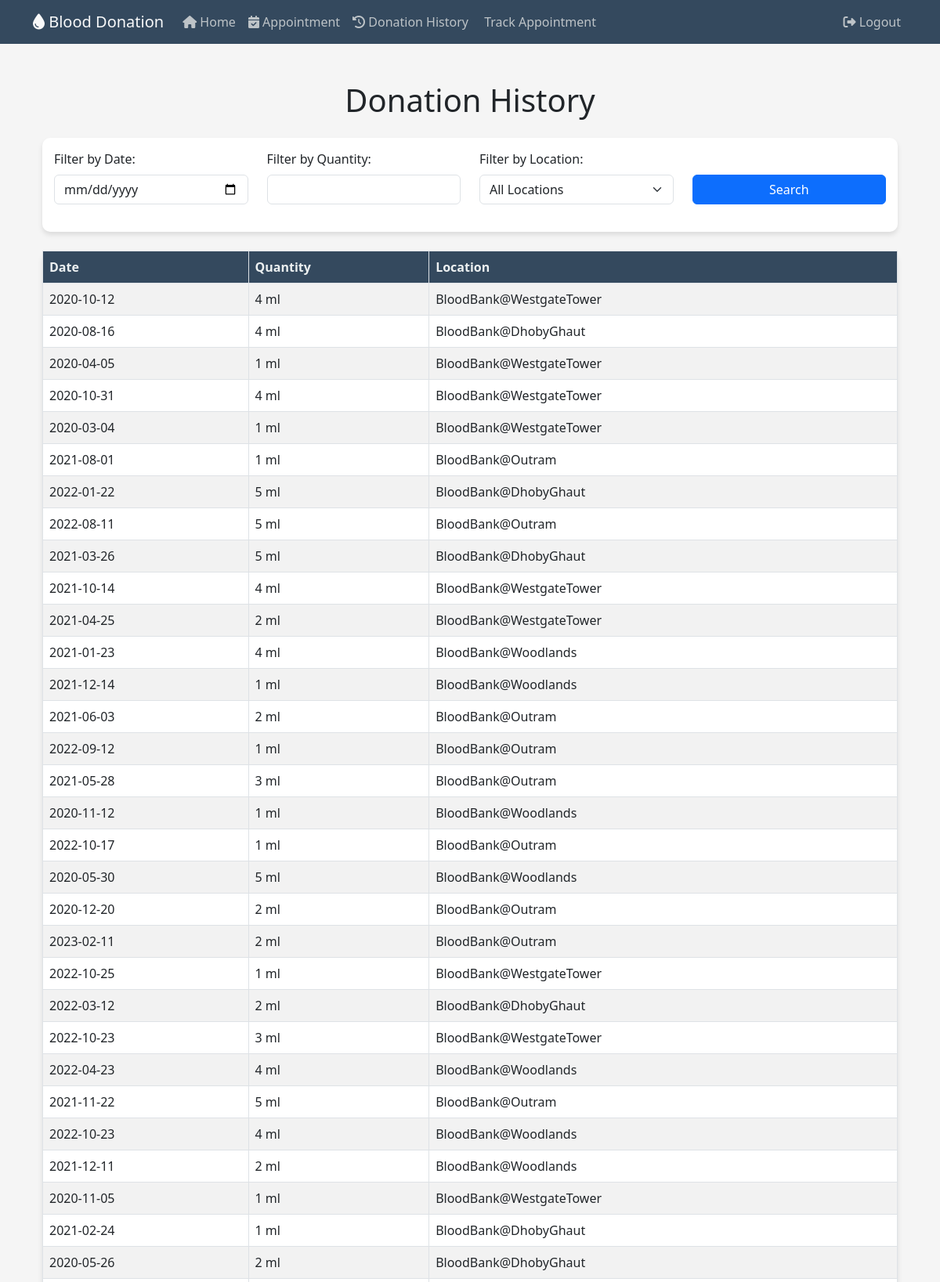
/donationhistory (signed in, upper part), run on the app's committed database.
### website/models.py (models this page shows)
class Donations(db.Model):
    DonationID = db.Column(db.Integer, primary_key=True, autoincrement=True)
    DonorID = db.Column(db.Integer, db.ForeignKey('donors.DonorID'))
    DonationDate = db.Column(db.Date, nullable=False)
    Quantity = db.Column(db.Integer, nullable=False)
    Location = db.Column(db.String(50), nullable=False)

### website/views.py (the view)
@views.route('/donationhistory')
def donationhistory():
    logged_in_user_email = session['email']
    user = Users.get_by_email(logged_in_user_email)
    donor_id = user.donor.DonorID
    stmt = select(Donations.DonationDate, Donations.Quantity, Donations.Location).where(Donations.DonorID == donor_id)
    result = db.session.execute(stmt)
    donations = result.fetchall()
    return render_template('donationhistory.html', donations=donations)

### website/models.py (called while the page is built)
    def get_by_email(email):
        return Users.query.filter_by(Email=email).first()

### website/templates/donationhistory.html (shortened to what this page needs)
{% extends "base.html" %}
{% block text %}
<div class="container my-5">
    <h1 class="mb-4">Donation History</h1>
    <div class="form-custom mb-4">
        <div class="row">
            <div class="col-md-3 filter-input">
                <label for="filter-date" class="form-label">Filter by Date:</label>
                <input type="date" class="form-control" id="filter-date">
            </div>
            <div class="col-md-3 filter-input">
                <label for="filter-quantity" class="form-label">Filter by Quantity:</label>
                <input type="number" class="form-control" id="filter-quantity">
            </div>
            <div class="col-md-3 filter-input">
                <label for="filter-location" class="form-label">Filter by Location:</label>
                <select class="form-select" id="filter-location">
                    <option value="">All Locations</option>
                </select>
            </div>
            <div class="col-md-3 filter-input d-flex align-items-end">
                <button class="btn btn-primary" id="search-btn">Search</button>
            </div>
        </div>
    </div>
    <table class="table table-striped table-bordered table-custom">
        <thead>
            <tr>
                <th>Date</th>
                <th>Quantity</th>
                <th>Location</th>
            </tr>
        </thead>
        <tbody>
            {% for donation in donations %}
                <tr>
                    <td>{{ donation[0] }}</td>
                    <td>{{ donation[1] }} ml</td>
                    <td>{{ donation[2] }}</td>
                </tr>
            {% else %}
                <tr>
                    <td colspan="3" class="text-center">No donations available</td>
                </tr>
            {% endfor %}
        </tbody>
    </table>
</div>
{% endblock %}

### website/static/styles.css (style rules this page uses)
body { font-family: 'Poppins', sans-serif; background-color: #f5f5f5 !important; }
h1 { font-size: 36px; margin: 20px 0; text-align: center; color: #4a4a4a; }
.btn-primary { background-color: #007bff; border-color: #007bff; transition: background-color 0.3s, border-color 0.3s; }

### website/templates/donationhistory.html (style rules this page uses)
.table-custom { background-color: #fff; border-radius: 10px; box-shadow: 0 4px 6px rgba(0, 0, 0, 0.1); }
.table-custom thead th { background-color: #34495e; color: #ecf0f1; }
.form-custom { padding: 15px; background-color: #fff; border-radius: 10px; box-shadow: 0 4px 6px rgba(0, 0, 0, 0.1); }
.filter-input { margin-bottom: 20px; }
#search-btn { width: 100%; margin-top: 30px; }

### data on the page
Donations: DonationDate "2020-10-12", Quantity "4", Location "BloodBank@WestgateTower"
Donations: DonationDate "2020-08-16", Quantity "4", Location "BloodBank@DhobyGhaut"
Donations: DonationDate "2020-04-05", Quantity "1", Location "BloodBank@WestgateTower"
Donations: DonationDate "2020-10-31", Quantity "4", Location "BloodBank@WestgateTower"
Donations: DonationDate "2020-03-04", Quantity "1", Location "BloodBank@WestgateTower"
Donations: DonationDate "2021-08-01", Quantity "1", Location "BloodBank@Outram"
Donations: DonationDate "2022-01-22", Quantity "5", Location "BloodBank@DhobyGhaut"
Donations: DonationDate "2022-08-11", Quantity "5", Location "BloodBank@Outram"
Donations: DonationDate "2021-03-26", Quantity "5", Location "BloodBank@DhobyGhaut"
Donations: DonationDate "2021-10-14", Quantity "4", Location "BloodBank@WestgateTower"
Donations: DonationDate "2021-04-25", Quantity "2", Location "BloodBank@WestgateTower"
Donations: DonationDate "2021-01-23", Quantity "4", Location "BloodBank@Woodlands"
Donations: DonationDate "2021-12-14", Quantity "1", Location "BloodBank@Woodlands"
Donations: DonationDate "2021-06-03", Quantity "2", Location "BloodBank@Outram"
Donations: DonationDate "2022-09-12", Quantity "1", Location "BloodBank@Outram"
Donations: DonationDate "2021-05-28", Quantity "3", Location "BloodBank@Outram"
Donations: DonationDate "2020-11-12", Quantity "1", Location "BloodBank@Woodlands"
Donations: DonationDate "2022-10-17", Quantity "1", Location "BloodBank@Outram"
Donations: DonationDate "2020-05-30", Quantity "5", Location "BloodBank@Woodlands"
Donations: DonationDate "2020-12-20", Quantity "2", Location "BloodBank@Outram"
Donations: DonationDate "2023-02-11", Quantity "2", Location "BloodBank@Outram"
Donations: DonationDate "2022-10-25", Quantity "1", Location "BloodBank@WestgateTower"
Donations: DonationDate "2022-03-12", Quantity "2", Location "BloodBank@DhobyGhaut"
Donations: DonationDate "2022-10-23", Quantity "3", Location "BloodBank@WestgateTower"
Donations: DonationDate "2022-04-23", Quantity "4", Location "BloodBank@Woodlands"
Donations: DonationDate "2021-11-22", Quantity "5", Location "BloodBank@Outram"
Donations: DonationDate "2022-10-23", Quantity "4", Location "BloodBank@Woodlands"
Donations: DonationDate "2021-12-11", Quantity "2", Location "BloodBank@Woodlands"
Donations: DonationDate "2020-11-05", Quantity "1", Location "BloodBank@WestgateTower"
Donations: DonationDate "2021-02-24", Quantity "1", Location "BloodBank@DhobyGhaut"
Donations: DonationDate "2020-05-26", Quantity "2", Location "BloodBank@DhobyGhaut"
